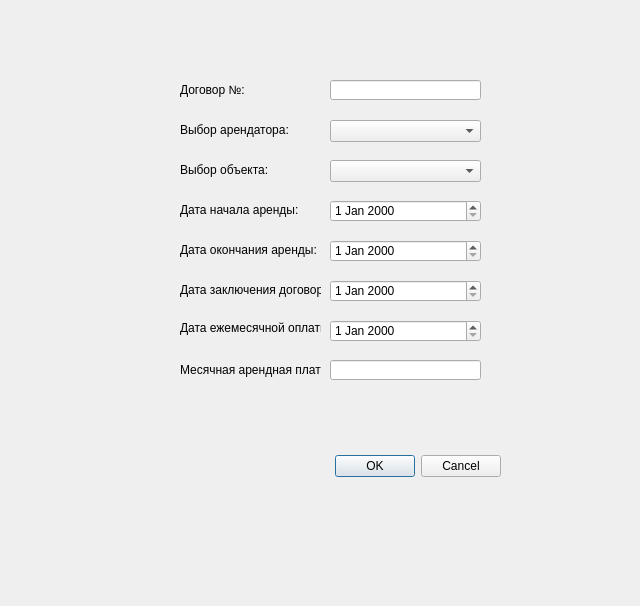
<?xml version="1.0" encoding="UTF-8"?>
<ui version="4.0">
 <class>Dialog</class>
 <widget class="QDialog" name="Dialog">
  <property name="geometry">
   <rect>
    <x>0</x>
    <y>0</y>
    <width>640</width>
    <height>606</height>
   </rect>
  </property>
  <property name="windowTitle">
   <string>Dialog</string>
  </property>
  <widget class="QWidget" name="widget" native="true">
   <property name="geometry">
    <rect>
     <x>140</x>
     <y>30</y>
     <width>381</width>
     <height>511</height>
    </rect>
   </property>
   <property name="autoFillBackground">
    <bool>true</bool>
   </property>
   <widget class="QLabel" name="label">
    <property name="geometry">
     <rect>
      <x>40</x>
      <y>90</y>
      <width>151</width>
      <height>20</height>
     </rect>
    </property>
    <property name="text">
     <string>Выбор арендатора:</string>
    </property>
   </widget>
   <widget class="QLabel" name="label_2">
    <property name="geometry">
     <rect>
      <x>40</x>
      <y>130</y>
      <width>141</width>
      <height>20</height>
     </rect>
    </property>
    <property name="text">
     <string>Выбор объекта:</string>
    </property>
   </widget>
   <widget class="QComboBox" name="comboBox">
    <property name="geometry">
     <rect>
      <x>190</x>
      <y>90</y>
      <width>151</width>
      <height>22</height>
     </rect>
    </property>
   </widget>
   <widget class="QComboBox" name="comboBox_2">
    <property name="geometry">
     <rect>
      <x>190</x>
      <y>130</y>
      <width>151</width>
      <height>22</height>
     </rect>
    </property>
   </widget>
   <widget class="QLabel" name="label_3">
    <property name="geometry">
     <rect>
      <x>40</x>
      <y>170</y>
      <width>151</width>
      <height>20</height>
     </rect>
    </property>
    <property name="text">
     <string>Дата начала аренды:</string>
    </property>
   </widget>
   <widget class="QLabel" name="label_7">
    <property name="geometry">
     <rect>
      <x>40</x>
      <y>210</y>
      <width>151</width>
      <height>20</height>
     </rect>
    </property>
    <property name="text">
     <string>Дата окончания аренды:</string>
    </property>
   </widget>
   <widget class="QDateEdit" name="dateEdit">
    <property name="geometry">
     <rect>
      <x>190</x>
      <y>210</y>
      <width>151</width>
      <height>22</height>
     </rect>
    </property>
   </widget>
   <widget class="QDateEdit" name="dateEdit_2">
    <property name="geometry">
     <rect>
      <x>190</x>
      <y>170</y>
      <width>151</width>
      <height>22</height>
     </rect>
    </property>
   </widget>
   <widget class="QLabel" name="label_8">
    <property name="geometry">
     <rect>
      <x>40</x>
      <y>250</y>
      <width>141</width>
      <height>20</height>
     </rect>
    </property>
    <property name="text">
     <string>Дата заключения договора:</string>
    </property>
   </widget>
   <widget class="QDateEdit" name="dateEdit_3">
    <property name="geometry">
     <rect>
      <x>190</x>
      <y>250</y>
      <width>151</width>
      <height>22</height>
     </rect>
    </property>
   </widget>
   <widget class="QLabel" name="label_9">
    <property name="geometry">
     <rect>
      <x>40</x>
      <y>290</y>
      <width>141</width>
      <height>16</height>
     </rect>
    </property>
    <property name="text">
     <string>Дата ежемесячной оплаты:</string>
    </property>
   </widget>
   <widget class="QDateEdit" name="dateEdit_4">
    <property name="geometry">
     <rect>
      <x>190</x>
      <y>290</y>
      <width>151</width>
      <height>22</height>
     </rect>
    </property>
   </widget>
   <widget class="QLabel" name="label_10">
    <property name="geometry">
     <rect>
      <x>40</x>
      <y>330</y>
      <width>141</width>
      <height>20</height>
     </rect>
    </property>
    <property name="text">
     <string>Месячная арендная плата:</string>
    </property>
   </widget>
   <widget class="QDialogButtonBox" name="buttonBox">
    <property name="geometry">
     <rect>
      <x>-260</x>
      <y>420</y>
      <width>621</width>
      <height>32</height>
     </rect>
    </property>
    <property name="orientation">
     <enum>Qt::Horizontal</enum>
    </property>
    <property name="standardButtons">
     <set>QDialogButtonBox::Cancel|QDialogButtonBox::Ok</set>
    </property>
   </widget>
   <widget class="QLineEdit" name="lineEdit">
    <property name="geometry">
     <rect>
      <x>190</x>
      <y>330</y>
      <width>151</width>
      <height>20</height>
     </rect>
    </property>
   </widget>
   <widget class="QLabel" name="label_11">
    <property name="geometry">
     <rect>
      <x>40</x>
      <y>50</y>
      <width>151</width>
      <height>20</height>
     </rect>
    </property>
    <property name="text">
     <string>Договор №:</string>
    </property>
   </widget>
   <widget class="QLineEdit" name="lineEdit_2">
    <property name="geometry">
     <rect>
      <x>190</x>
      <y>50</y>
      <width>151</width>
      <height>20</height>
     </rect>
    </property>
   </widget>
  </widget>
 </widget>
 <resources/>
 <connections>
  <connection>
   <sender>buttonBox</sender>
   <signal>accepted()</signal>
   <receiver>Dialog</receiver>
   <slot>accept()</slot>
   <hints>
    <hint type="sourcelabel">
     <x>248</x>
     <y>254</y>
    </hint>
    <hint type="destinationlabel">
     <x>157</x>
     <y>274</y>
    </hint>
   </hints>
  </connection>
  <connection>
   <sender>buttonBox</sender>
   <signal>rejected()</signal>
   <receiver>Dialog</receiver>
   <slot>reject()</slot>
   <hints>
    <hint type="sourcelabel">
     <x>316</x>
     <y>260</y>
    </hint>
    <hint type="destinationlabel">
     <x>286</x>
     <y>274</y>
    </hint>
   </hints>
  </connection>
 </connections>
</ui>
